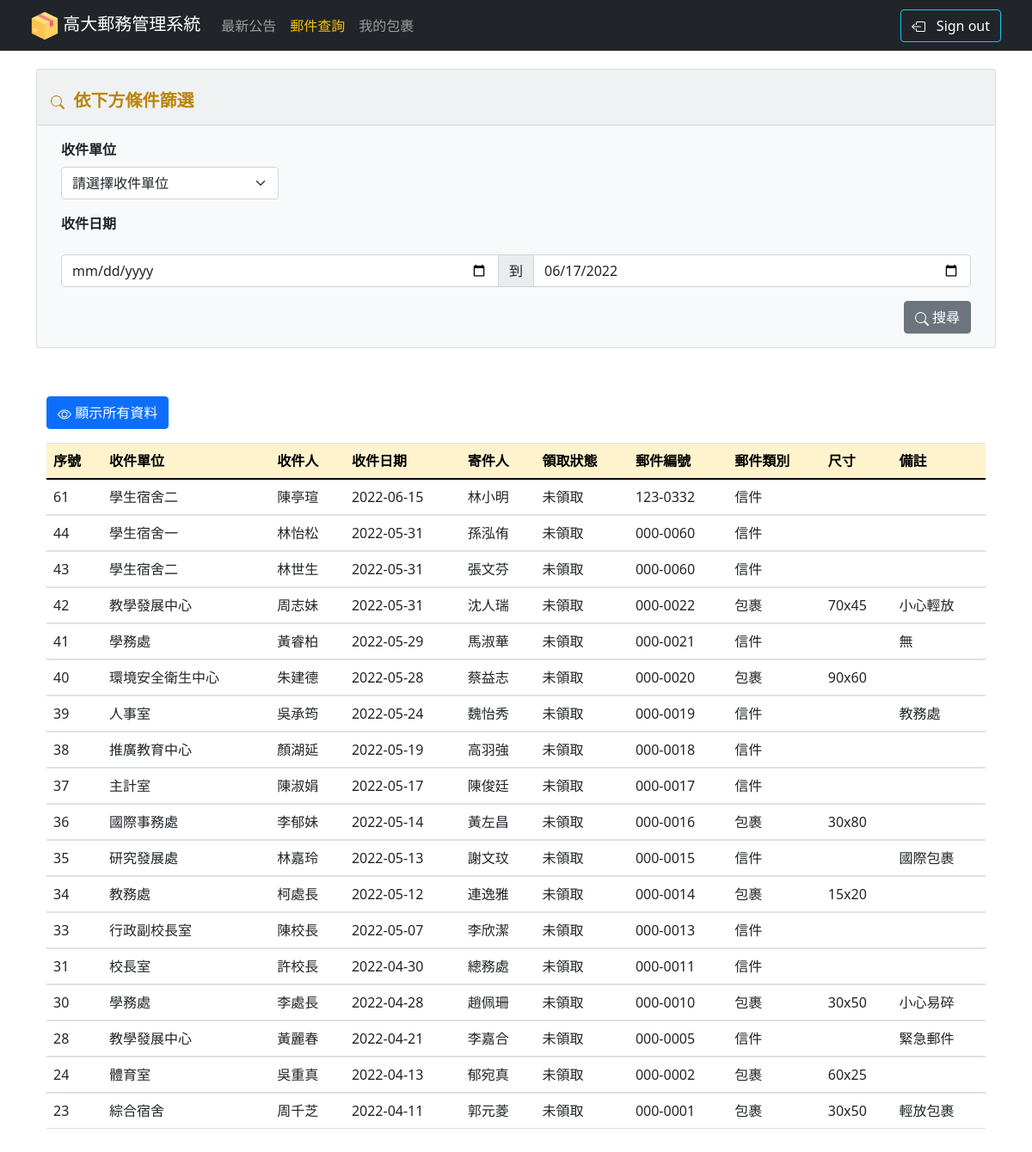
The app's page /user/user_search.php with its own data.
### tables this page shows
CREATE TABLE `data` (
  `no` int(11) NOT NULL,
  `unit` varchar(20) NOT NULL,
  `recipient` varchar(20) NOT NULL,
  `type` varchar(20) NOT NULL,
  `sender` varchar(20) NOT NULL,
  `trackingnumber` varchar(20) NOT NULL,
  `status` varchar(20) NOT NULL,
  `collectdate` date DEFAULT NULL,
  `collector` varchar(20) NOT NULL,
  `note` text NOT NULL,
  `date` date NOT NULL,
  `address` varchar(20) NOT NULL,
  `size` varchar(20) NOT NULL
);

### user/user_search.php (the view, shortened to what this page needs)
<!doctype html>
<html lang="en">
  <head>
    <link rel="stylesheet" href="https://stackpath.bootstrapcdn.com/bootstrap/4.2.1/css/bootstrap.min.css">
    <link rel="stylesheet" href="https://cdn.datatables.net/1.10.18/css/dataTables.bootstrap4.min.css">
    <link href="https://cdn.jsdelivr.net/npm/bootstrap@5.0.2/dist/css/bootstrap.min.css" rel="stylesheet">
  </head>
  <body>
    <div class="container">
  <div class="row">
    <nav class="navbar navbar-expand-md navbar-dark fixed-top bg-dark">
    <div class="container-fluid">
      <a class="navbar-brand" href="user_bulletin.php">
        <img src="../img/logo.png" alt="" width="32" height="32" class="d-inline-block align-text-top">
          高大郵務管理系統
      </a>
      <div class="collapse navbar-collapse" id="navbarCollapse">
        <ul class="navbar-nav mr-auto me-auto mb-2 mb-md-0">
          <li class="nav-item">
            <a class="nav-link " aria-current="page" href="user_bulletin.php" >最新公告</a>
          </li>
          <li class="nav-item">
            <a class="nav-link active" href="user_search.php">郵件查詢</a>
          </li>
          <li class="nav-item">
            <a class="nav-link " href="user_mypackage_unaccalimed.php">我的包裹</a>
          </li>
        </ul>
        <ul class="navbar-nav ">
        <li class="nav-item">
          <a class="nav-link ">
            </a>
          </li>
          <li class="nav-item">
        <a class="btn btn-outline-info"  style="text-decoration: none; color:white; " data-bs-toggle="modal" data-bs-target="#exampleModal">
          &nbsp Sign out
        </a>
        </li>
        </ul>
      </div>
    </div>
  </nav>
  </div>
</div>
  <p>&nbsp</p>
  <p>&nbsp</p>
  <div class="container">
        <div class="card text-dark bg-light mb-3" style="width: 100%;">
            <div class="card-header" style="color:darkgoldenrod">
             <h5>&nbsp <b>依下方條件篩選</b>
            </h5>
            </div>
            <div class="card-body">
            <div class="container col-md-12 ">
                <form class="row g-3 needs-validation" action="user_search.php" method="POST" novalidate>
                    <div class="col-md-3">
                        <label for="inputState" class="form-label"><b>收件單位</b></label>
                        <select id="unit" name ="unit"class="form-select">
                            <option value="" selected disable hidden>請選擇收件單位</option>
                        </select>
                    </div>
                    <label for="inputState" class="form-label"> <b>收件日期</b> </label>
                    <div class="input-group ">
                        <input type="date" name="startDate"  id="startDate" class="form-control" >
                        <span class="input-group-text">到</span>
                        <input type="date" name="endDate" id="date_info" class="form-control" >
                    </div>
                    <div class="d-grid gap-2 d-md-flex justify-content-md-end">
                        <button type="submit" name="" class="btn btn-secondary col-md- ">
                         搜尋</button>
                    </div>
                </form>
            </div>
        </div>
    </div>
    <div class="container ">
      <p>&nbsp</p>
      <a class="btn btn-primary " href="user_seealldata.php" >&nbsp顯示所有資料</a>
      <div class="table-responsive">
        <?php
          $link = @mysqli_connect(
            'localhost',
            'root',
            '',
            'nukpost');
            $query_run = mysqli_query($link, $_SESSION["usersearch_SQL"]);
        ?>
        <table class='table table-hover able-bordered align-middle '>
          <thead>
              <tr>
                  <th scope="col" class="table-warning">序號</th>
                  <th scope="col" class="table-warning">收件單位</th>
                  <th scope="col" class="table-warning">收件人</th>
                  <th scope="col" class="table-warning">收件日期</th>
                  <th scope="col" class="table-warning">寄件人</th>
                  <th scope="col" class="table-warning">領取狀態</th>
                  <th scope="col" class="table-warning">郵件編號</th>
                  <th scope="col" class="table-warning">郵件類別</th>
                  <th scope="col" class="table-warning">尺寸</th>
                  <th scope="col" class="table-warning" >備註</th>
              </tr>
          </thead>
          <?php
            if($query_run)
            {
              foreach($query_run as $row)
              {
          ?>
                <tbody>
                    <tr>
                        <td><?php echo $row['no'];?></td>
                        <td><?php echo $row['unit'];?></td>
                        <td><?php echo $row['recipient'];?></td>
                        <td><?php echo $row['date'];?></td>
                        <td><?php echo $row['sender'];?></td>
                        <td><?php echo $row['status'];?></td>
                        <td><?php echo $row['trackingnumber'];?></td>
                        <td><?php echo $row['type'];?></td>
                        <td><?php echo $row['size'];?></td>
                        <td><?php echo $row['note'];?></td>
                    </tr>
                </tbody>
          <?php
                      }
                  }
            else
            {
              echo "No Record Found";
            }
          ?>
          </table>
           <br>
      </div>
    </div>
  </body>
</html>

### user/user_search.php (style rules this page uses)
.navbar-nav .nav-item .nav-link.active { color: #f5be11; }

### records on screen
data: no "61", unit "學生宿舍二", recipient "陳亭瑄", date "2022-06-15", sender "林小明", status "未領取", trackingnumber "123-0332", type "信件"
data: no "44", unit "學生宿舍一", recipient "林怡松", date "2022-05-31", sender "孫泓侑", status "未領取", trackingnumber "000-0060", type "信件"
data: no "43", unit "學生宿舍二", recipient "林世生", date "2022-05-31", sender "張文芬", status "未領取", trackingnumber "000-0060", type "信件"
data: no "42", unit "教學發展中心", recipient "周志妹", date "2022-05-31", sender "沈人瑞", status "未領取", trackingnumber "000-0022", type "包裹", size "70x45", note "小心輕放"
data: no "41", unit "學務處", recipient "黃睿柏", date "2022-05-29", sender "馬淑華", status "未領取", trackingnumber "000-0021", type "信件", note "無"
data: no "40", unit "環境安全衛生中心", recipient "朱建德", date "2022-05-28", sender "蔡益志", status "未領取", trackingnumber "000-0020", type "包裹", size "90x60"
data: no "39", unit "人事室", recipient "吳承筠", date "2022-05-24", sender "魏怡秀", status "未領取", trackingnumber "000-0019", type "信件", note "教務處"
data: no "38", unit "推廣教育中心", recipient "顏湖延", date "2022-05-19", sender "高羽強", status "未領取", trackingnumber "000-0018", type "信件"
data: no "37", unit "主計室", recipient "陳淑娟", date "2022-05-17", sender "陳俊廷", status "未領取", trackingnumber "000-0017", type "信件"
data: no "36", unit "國際事務處", recipient "李郁妹", date "2022-05-14", sender "黃左昌", status "未領取", trackingnumber "000-0016", type "包裹", size "30x80"
data: no "35", unit "研究發展處", recipient "林嘉玲", date "2022-05-13", sender "謝文玟", status "未領取", trackingnumber "000-0015", type "信件", note "國際包裹"
data: no "34", unit "教務處", recipient "柯處長", date "2022-05-12", sender "連逸雅", status "未領取", trackingnumber "000-0014", type "包裹", size "15x20"
data: no "33", unit "行政副校長室", recipient "陳校長", date "2022-05-07", sender "李欣潔", status "未領取", trackingnumber "000-0013", type "信件"
data: no "31", unit "校長室", recipient "許校長", date "2022-04-30", sender "總務處", status "未領取", trackingnumber "000-0011", type "信件"
data: no "30", unit "學務處", recipient "李處長", date "2022-04-28", sender "趙佩珊", status "未領取", trackingnumber "000-0010", type "包裹", size "30x50", note "小心易碎"
data: no "28", unit "教學發展中心", recipient "黃麗春", date "2022-04-21", sender "李嘉合", status "未領取", trackingnumber "000-0005", type "信件", note "緊急郵件"
data: no "24", unit "體育室", recipient "吳重真", date "2022-04-13", sender "郁宛真", status "未領取", trackingnumber "000-0002", type "包裹", size "60x25"
data: no "23", unit "綜合宿舍", recipient "周千芝", date "2022-04-11", sender "郭元菱", status "未領取", trackingnumber "000-0001", type "包裹", size "30x50", note "輕放包裹"
